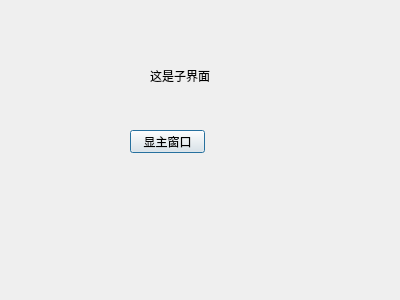
<?xml version="1.0" encoding="UTF-8"?>
<ui version="4.0">
 <class>ChildDialog</class>
 <widget class="QDialog" name="ChildDialog">
  <property name="geometry">
   <rect>
    <x>0</x>
    <y>0</y>
    <width>400</width>
    <height>300</height>
   </rect>
  </property>
  <property name="windowTitle">
   <string>Dialog</string>
  </property>
  <widget class="QLabel" name="label">
   <property name="geometry">
    <rect>
     <x>150</x>
     <y>50</y>
     <width>151</width>
     <height>51</height>
    </rect>
   </property>
   <property name="text">
    <string>这是子界面</string>
   </property>
  </widget>
  <widget class="QPushButton" name="showMainWindow">
   <property name="geometry">
    <rect>
     <x>130</x>
     <y>130</y>
     <width>75</width>
     <height>23</height>
    </rect>
   </property>
   <property name="text">
    <string>显主窗口</string>
   </property>
  </widget>
 </widget>
 <resources/>
 <connections/>
</ui>
